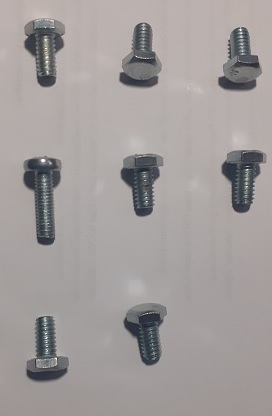
#> input picture fontesImagens/Varios_Parafusos_Diferentes_001.jpg, 272 x 416 px
$ python VisaoComputacional_OpenCV_Exemplo138.py
#> lines starting #> are read from the running program, lines starting #| are printed output that depends on the picture; after the words box and inside, x2 and y2 are one past the last pixel; in counts of white or black regions, pixels touching at a corner belong together
import cv2
import numpy as np
import math

# Load the image
#image = cv2.imread('Varios_MCUS_001.jpg')
image = cv2.imread('Varios_Parafusos_Diferentes_001.jpg')
#> image is the input picture: shape (416, 272, 3); mean B, G, R 155.2, 156, 161.4

assert image is not None, "file could not be read, check with os.path.exists()"
cv2.imshow('Original', image)
cv2.waitKey(0)

# Convert the image to grayscale
gray = cv2.cvtColor(image, cv2.COLOR_BGR2GRAY)
cv2.imshow('Gray', gray)
cv2.waitKey(0)

blur = cv2.bilateralFilter(src=gray, d=9, sigmaColor=75, sigmaSpace=75)
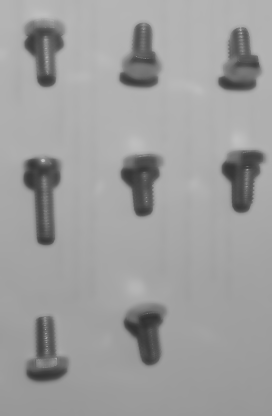
#> blur: shape (416, 272); min 49, max 192, mean 157.5
ret, thresh2 = cv2.threshold(blur, 0, 255, cv2.THRESH_BINARY_INV+cv2.THRESH_OTSU)
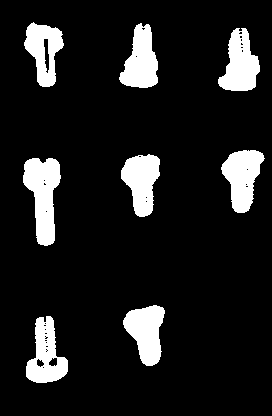
#> thresh2: shape (416, 272); 11.9% white; 8 white regions
#> ret = 128
cv2.imshow('threshold', thresh2)
cv2.waitKey(0)

# Find the contours of the objects in the image
contours, hierarchy = cv2.findContours(thresh2, cv2.RETR_EXTERNAL, cv2.CHAIN_APPROX_SIMPLE)
#> contours = 8 contours; box (x1, y1, x2, y2) and area: (23, 158, 61, 246) 1966, (221, 150, 265, 213) 1628, (26, 316, 68, 383) 1615, (218, 28, 260, 91) 1594, (123, 305, 165, 366) 1564, (119, 23, 158, 88) 1546, (121, 154, 160, 217) 1544, (24, 22, 64, 87) 1516
print("Objetos na imagem : ", len(contours))
#| Objetos na imagem :  8

# Loop through the contours and calculate the area of each object
for cnt in contours:
    perimetro = cv2.arcLength(cnt,True)
    print(math.trunc(perimetro))
# Draw a bounding box around each object and display the perimeter on the image
    x, y, w, h = cv2.boundingRect(cnt)
    cv2.rectangle(image, (x, y), (x+w, y+h), (0, 255, 0), 2)
    cv2.putText(image, str(math.trunc(perimetro)),(x, y),cv2.FONT_HERSHEY_COMPLEX_SMALL, 1, (0, 0, 255), 1)
#> this loop made 8 passes
#> (perimetro, x, y, w, h) on passes 1 to 8: (209.5, 26, 316, 42, 67), (176.4, 123, 305, 42, 61), (237, 23, 158, 38, 88), (180.6, 121, 154, 39, 63), (187.6, 221, 150, 44, 63), (195.3, 218, 28, 42, 63), (189.5, 119, 23, 39, 65), (185.4, 24, 22, 40, 65)
#| 209
#| 176
#| 236
#| 180
#| 187
#| 195
#| 189
#| 185
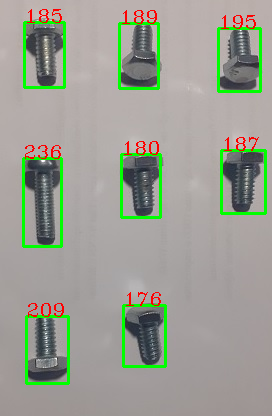
#> image: shape (416, 272, 3); 5.39% of pixels changed, all inside (x1, y1, x2, y2) = (22, 9, 267, 385)

# Show the final image with the bounding boxes and perimeter of the objects overlaid on top
cv2.imshow('image', image)
cv2.waitKey(0)
cv2.destroyAllWindows()

$ run again, with fontesImagens/Varios_MCUS_001.jpg copied over fontesImagens/Varios_Parafusos_Diferentes_001.jpg
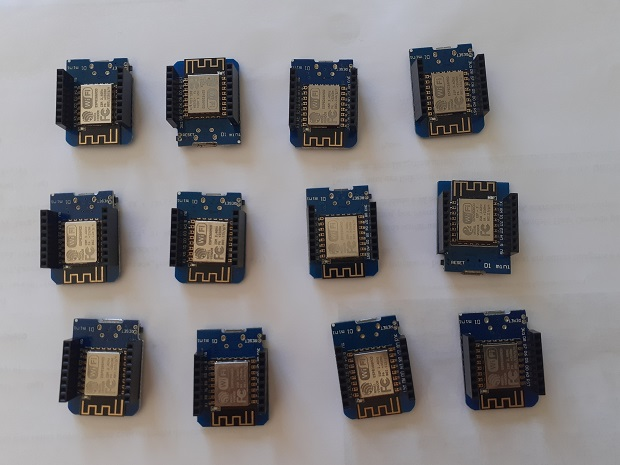
#> input picture fontesImagens/Varios_MCUS_001.jpg, 620 x 465 px
#> image is the input picture: shape (465, 620, 3); mean B, G, R 134.2, 132.6, 135.5
#> `ret, thresh2 = cv2.threshold(blur, 0, 255, cv2.THRESH_BINARY_INV+cv2.T..`:
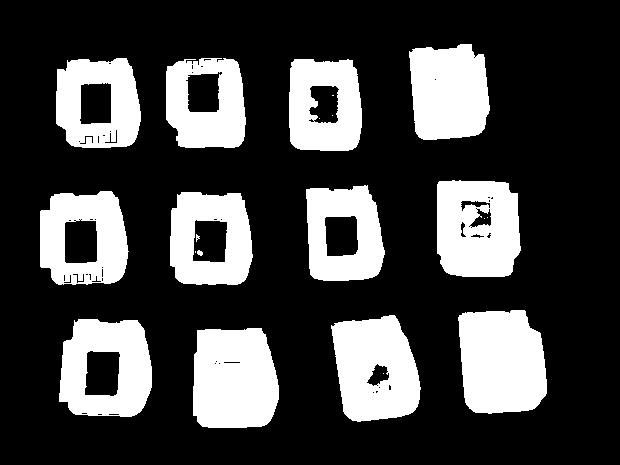
#> thresh2: shape (465, 620); 26.3% white; 21 white regions (8 under 20 px)
#> ret = 106
#> contours = 12 contours; largest, box (x1, y1, x2, y2) and area: (458, 310, 547, 414) 7750, (59, 319, 152, 417) 7705, (193, 328, 279, 428) 7518, (331, 315, 421, 422) 7344, (437, 180, 521, 277) 7293
#| Objetos na imagem :  12
#> the loop `for cnt in contours:` made 12 passes
#> (perimetro, x, y, w, h) on passes 1 to 8: (343.9, 193, 328, 86, 100), (354.9, 59, 319, 93, 98), (351.7, 331, 315, 90, 107), (353.7, 458, 310, 89, 104), (333.9, 170, 192, 83, 93), (341.4, 40, 191, 89, 94), (328.7, 306, 185, 79, 96), (338.6, 437, 180, 84, 97)
#> (printed output is left out)
#> after the loop `for cnt in contours:`:
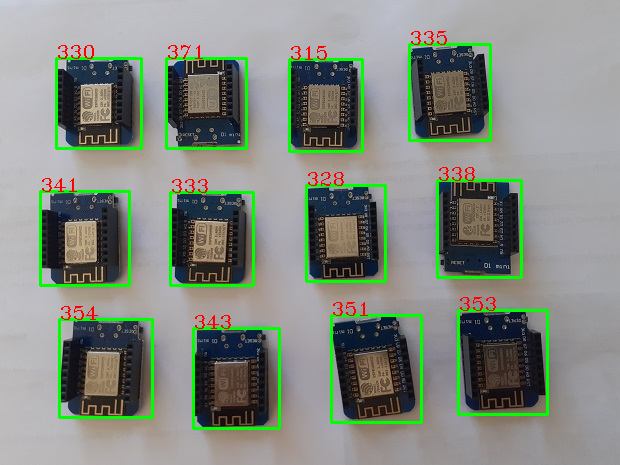
#> image: shape (465, 620, 3); 4.98% of pixels changed, all inside (x1, y1, x2, y2) = (39, 31, 549, 430)

$ run again, with fontesImagens/Varios_Parafusos_Diferentes_002.jpg copied over fontesImagens/Varios_Parafusos_Diferentes_001.jpg
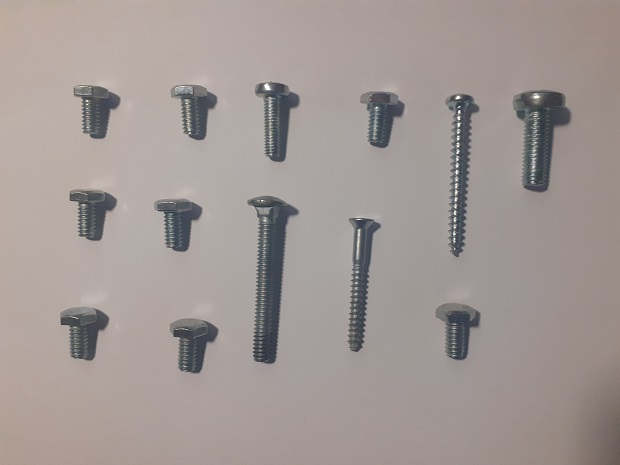
#> input picture fontesImagens/Varios_Parafusos_Diferentes_002.jpg, 620 x 465 px
#> image is the input picture: shape (465, 620, 3); mean B, G, R 148.8, 151.8, 161.2
#> `ret, thresh2 = cv2.threshold(blur, 0, 255, cv2.THRESH_BINARY_INV+cv2.T..`:
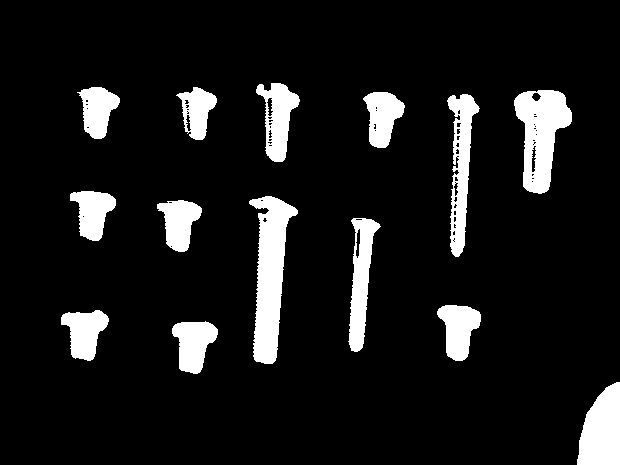
#> thresh2: shape (465, 620); 10% white; 14 white regions
#> ret = 127
#> contours = 14 contours; largest, box (x1, y1, x2, y2) and area: (249, 196, 298, 364) 4138, (514, 90, 572, 194) 3560, (577, 382, 620, 465) 2580, (447, 94, 480, 257) 2460, (348, 218, 381, 352) 2106
#| Objetos na imagem :  14
#> the loop `for cnt in contours:` made 14 passes
#> (perimetro, x, y, w, h) on passes 1 to 8: (228.1, 577, 382, 43, 83), (172.8, 172, 321, 46, 53), (179, 61, 310, 48, 51), (172.6, 437, 305, 44, 56), (323.5, 348, 218, 33, 134), (174.5, 157, 200, 45, 52), (465.5, 249, 196, 49, 168), (175.5, 70, 191, 46, 50)
#> (printed output is left out)
#> after the loop `for cnt in contours:`:
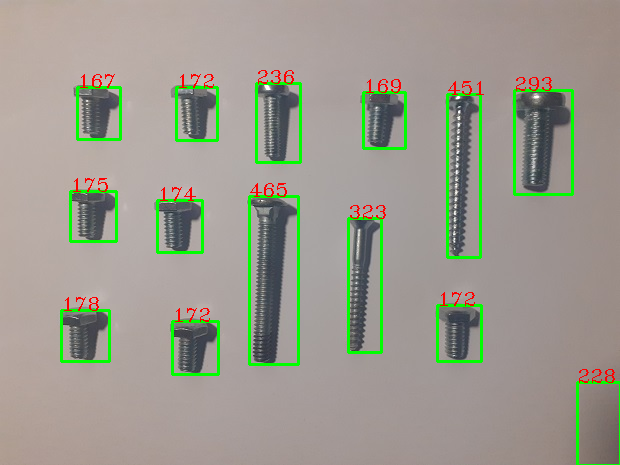
#> image: shape (465, 620, 3); 4.11% of pixels changed, all inside (x1, y1, x2, y2) = (60, 70, 620, 465)
